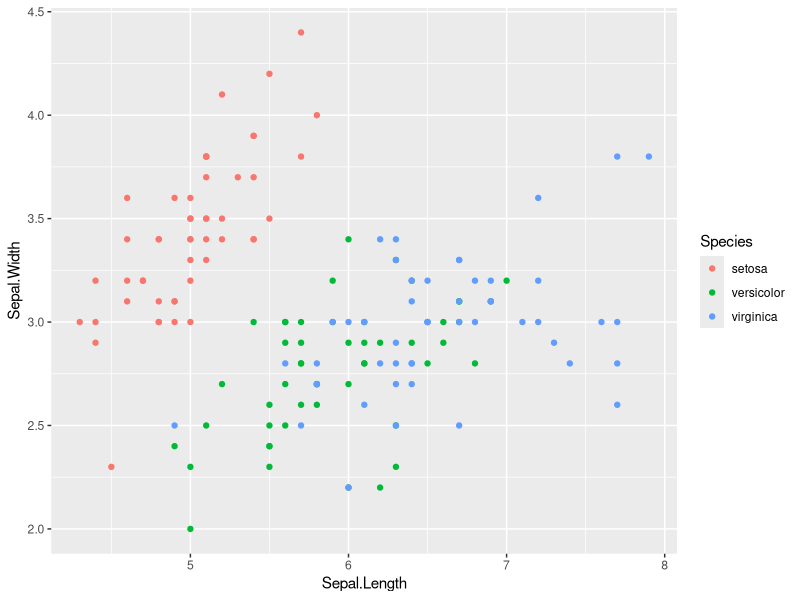
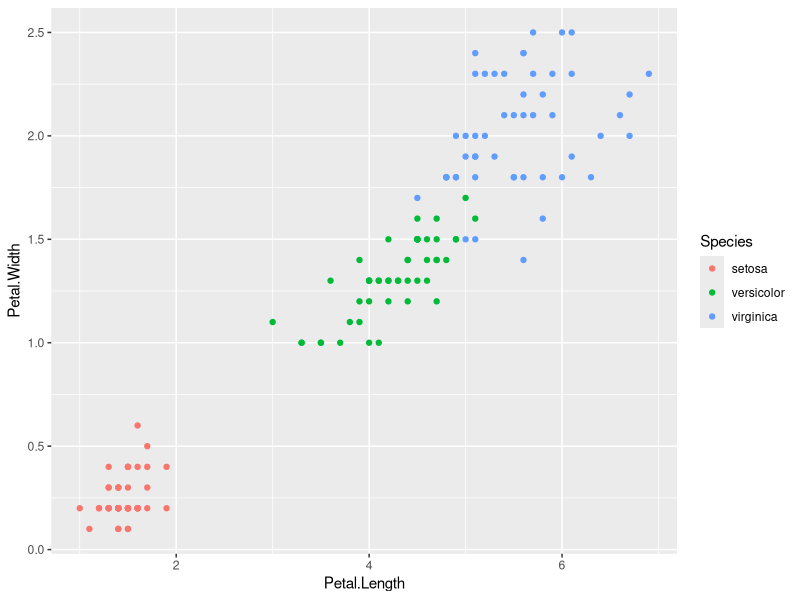
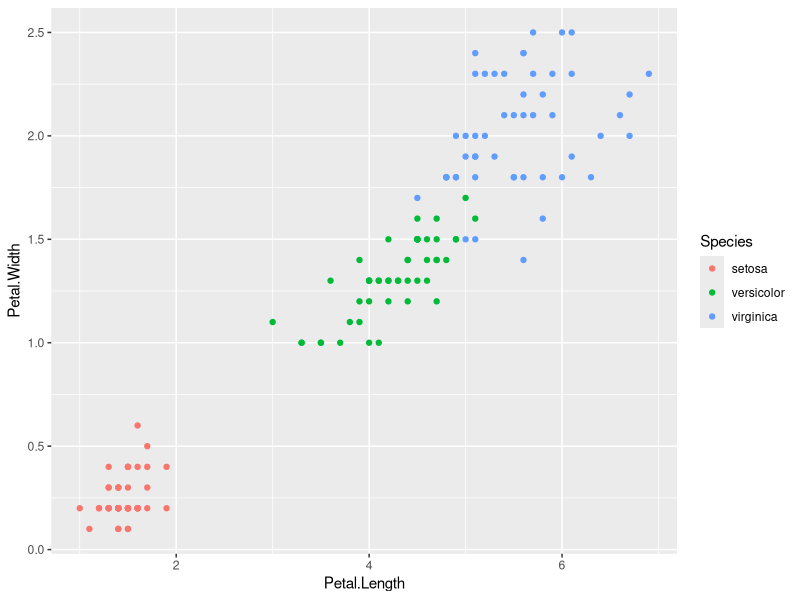
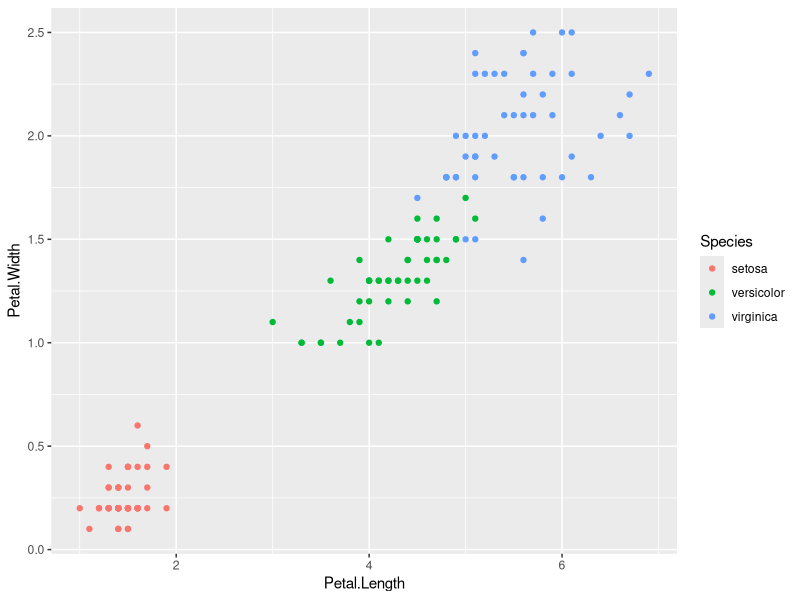
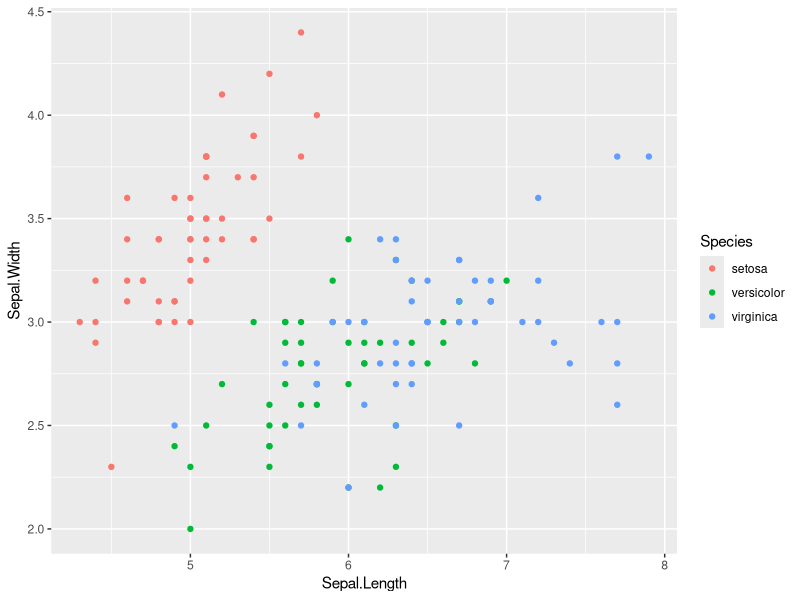
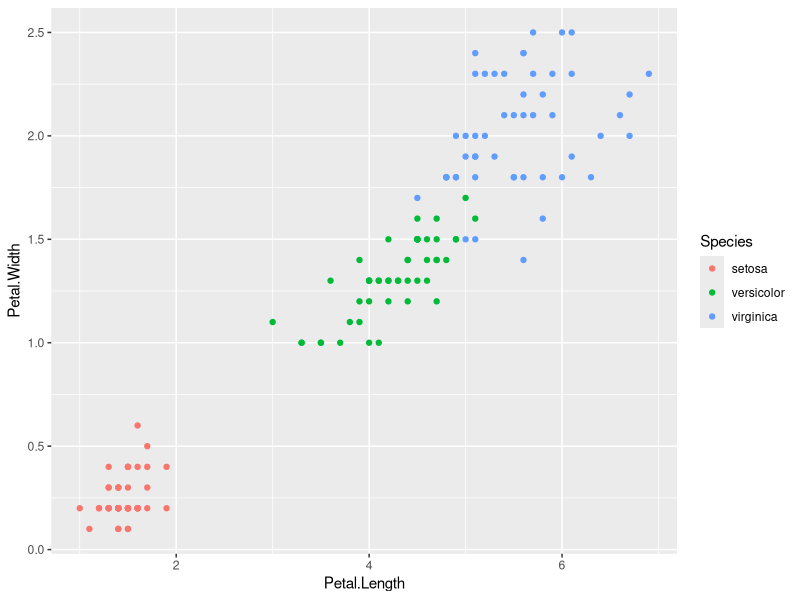

The R source for these figures, in order:
## ---- chunk 1
setwd("/Volumes/RobinsonLab/Giulia/Volunteering/TOG/StudyGroup_tutorials")
## ---- chunk 2
print("Hello R")

print("It's nice to meet you")
## ---- chunk 3
library(knitr)
library(dplyr)
library(ggplot2)
## ---- chunk 4
iris <- iris

#see the structure of the data
str(iris)

#get a preview of the first 5 rows and last 5 rows of the data
head(iris)
tail(iris)

#tabulate N for each species
table(iris$Species)

#summarize the data in each column
summary(iris)
## ---- chunk 5
#calculate means by species
iris %>% 
  group_by(Species) %>%  #group the data by each different species
  summarize(mean.length = mean(Sepal.Length),
            mean.width = mean(Sepal.Width)) #apply function (mean) to the columns by groups specified above

#basic ggplot scatterplot of sepal length & width, coloured by species
ggplot(iris, aes(x = Sepal.Length, y = Sepal.Width, col = Species)) + 
  geom_point()
## ---- chunk 6
#means
iris %>% 
  group_by(Species) %>% 
  summarize(mean.length = mean(Petal.Length),
            mean.width = mean(Petal.Width))

#plot
ggplot(iris, aes(x = Petal.Length, y = Petal.Width, col = Species)) +
  geom_point()
## ---- chunk 7
#raw R output
summary(iris)

#nice table format
kable(summary(iris))
## ---- chunk 8
#summarize means by species
kable(iris %>% 
        group_by(Species) %>% 
        summarize(mean.length = mean(Petal.Length),
                  mean.width = mean(Petal.Width)))

#plot
ggplot(iris, aes(x = Petal.Length, y = Petal.Width, col = Species)) +
  geom_point()
## ---- chunk 9
ggplot(iris, aes(x = Petal.Length, y = Petal.Width, col = Species)) +
  geom_point()
## ---- chunk 10
#summarize means by species
kable(iris %>% 
        group_by(Species) %>% 
        summarize(mean.length = mean(Sepal.Length),
                  mean.width = mean(Sepal.Width)))

#plot values
ggplot(iris, aes(x = Sepal.Length, y = Sepal.Width, col = Species)) +
  geom_point()
## ---- chunk 11
#summarize means
kable(iris %>% 
        group_by(Species) %>% 
        summarize(mean.length = mean(Petal.Length),
                  mean.width = mean(Petal.Width)))

#plot
ggplot(iris, aes(x = Petal.Length, y = Petal.Width, col = Species)) +
  geom_point()
